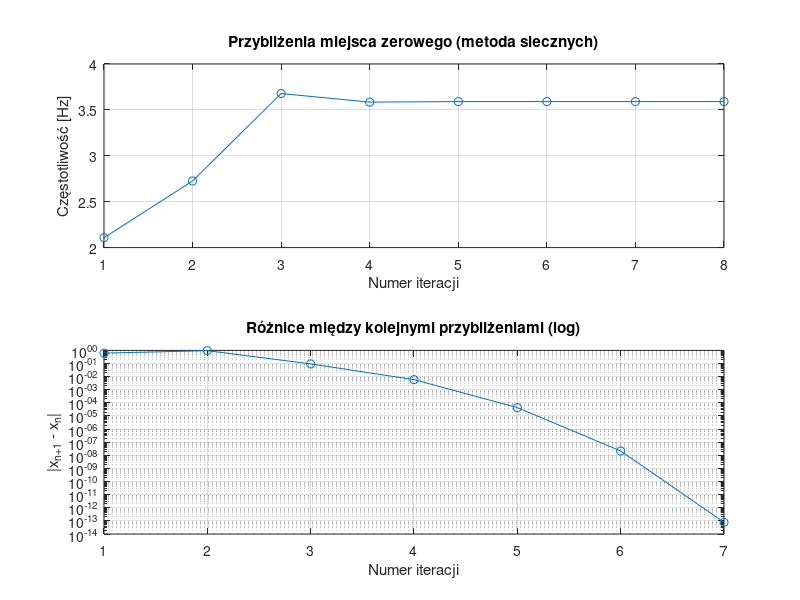

This figure's MATLAB source:
function [xvec,xdif,xsolution,ysolution,iterations] = impedance_secant()
    % Wyznacza miejsce zerowe funkcji impedance_difference metodą siecznych.
    % xvec - kolejne przybliżenia miejsca zerowego, xvec(1) = x2
    % xdif - różnice kolejnych przybliżeń
    % xsolution - wynik końcowy
    % ysolution - wartość funkcji dla xsolution
    % iterations - liczba wykonanych iteracji

    x0 = 1;
    x1 = 10;
    ytolerance = 1e-12;
    max_iterations = 1000;

    f0 = impedance_difference(x0);
    f1 = impedance_difference(x1);

    xvec = [];
    xdif = [];
    iterations = 0;

    for i = 1:max_iterations
        iterations = i;

        % Sprawdzenie czy nie dzielimy przez zero
        if abs(f1 - f0) < eps
            warning('Dzielnik zbyt mały, zatrzymuję iterację.');
            break;
        end

        % Obliczenie nowego przybliżenia metodą siecznych
        x2 = x1 - f1 * (x1 - x0) / (f1 - f0);
        f2 = impedance_difference(x2);

        xvec(end+1,1) = x2;

        if length(xvec) > 1
            xdif(end+1,1) = abs(xvec(end) - xvec(end-1));
        end

        % Sprawdzenie kryterium dokładności
        if abs(f2) < ytolerance
            break;
        end

        % Przygotowanie do następnej iteracji
        x0 = x1;
        f0 = f1;
        x1 = x2;
        f1 = f2;
    end

    xsolution = xvec(end);
    ysolution = impedance_difference(xsolution);

    % Wykresy
    figure;

    subplot(2,1,1);
    plot(1:length(xvec), xvec, '-o');
    title('Przybliżenia miejsca zerowego (metoda siecznych)');
    xlabel('Numer iteracji');
    ylabel('Częstotliwość [Hz]');
    grid on;

    subplot(2,1,2);
    semilogy(1:length(xdif), xdif, '-o');
    title('Różnice między kolejnymi przybliżeniami (log)');
    xlabel('Numer iteracji');
    ylabel('|x_{n+1} - x_n|');
    grid on;

    saveas(gcf, 'zadanie3.png');
end

function impedance_delta = impedance_difference(f)
    % Parametry obwodu
    R = 525;                 
    C = 7e-5;                
    L = 3;                   
    M = 75;                  

    if f <= 0
        error('Częstotliwość musi być większa od zera.');
    end

    % Obliczenie modułu impedancji
    term1 = 1 / R^2;
    term2 = (2 * pi * f * C - 1 / (2 * pi * f * L))^2;
    Z_mod = 1 / sqrt(term1 + term2);

    impedance_delta = Z_mod - M;
end
